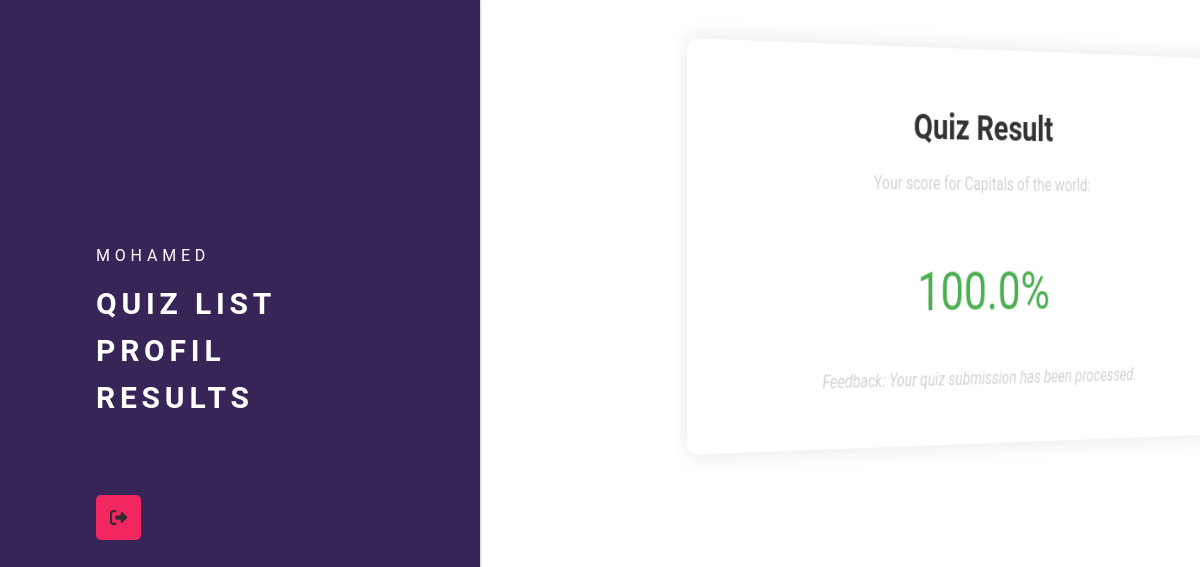
Page /quiz/2/result/ (signed in) on the committed database.
### quiz/models.py (models this page shows)
class Quiz(models.Model):
    title = models.CharField(max_length=255)
    description = models.TextField()
    duration = models.DurationField(null=True, blank=True)
    category = models.CharField(max_length=100)

class Result(models.Model):
    user = models.ForeignKey(User, on_delete=models.CASCADE)
    quiz = models.ForeignKey(Quiz, on_delete=models.CASCADE)
    score = models.FloatField()
    feedback = models.TextField()

### quiz/views.py (the view)
# urls.py: path('<int:quiz_id>/result/', result_view, name='result_view'),
def result_view(request, quiz_id):
    quiz = Quiz.objects.get(id=quiz_id)
    user_result = Result.objects.filter(user=request.user, quiz=quiz).first()  # Retrieve the first result
    score = None
    feedback = None
    if user_result:
        score = user_result.score
        feedback = user_result.feedback
    return render(request, 'quiz/result.html', {'quiz': quiz, 'score': score, 'feedback': feedback})

### quiz/templates/quiz/result.html (shortened to what this page needs)
{% load static %}
<!DOCTYPE html>
<html lang="en">
<head>
    <link rel="stylesheet" href="{% static 'quiz/css/result_style.css' %}">
    <link rel="stylesheet" href="{% static 'quiz/css/navbarstyle.css' %}">
</head>
<body class="body">
    {% include 'quiz/navbar.html' %}
    <div class="container">
        <div class="result-container">
            <h1 class="h1">Quiz Result</h1>
            {% if score is not None %}
                <p class="p">Your score for {{ quiz.title }}:</p>
                <p class="score">{{ score }}%</p>
                <p class="feedback">Feedback: {{ feedback }}</p>
            {% else %}
                <p>No results available.</p>
            {% endif %}
        </div>
    </div>
</body>
</html>

### quiz/templates/quiz/navbar.html (shortened to what this page needs)
{% load static %}
<div class="menu">
    <nav>
        <span class="user-info">{{ user.username }}</span>
        <ul id="ul">
            <li id="li" ><a href="{% url 'quiz_index' %}">Quiz List</a></li>
            <li id="li"><a href="">Profil</a></li>
            <li id="li"><a href="">Results</a></li>
            {% if user.is_authenticated %}
            <li id="li">
                <form action="{% url 'logout' %}" method="post">
                    <button type="submit" class="Btn">
                        <div class="sign">
                        </div>
                    </button>
                </form>
            </li>
            {% endif %}
        </ul>
    </nav>
</div>

### quiz/static/quiz/css/result_style.css (style rules this page uses)
.body { font-family: 'Roboto', sans-serif; margin: 0; padding: 0; color: #333; box-sizing: content-box; }
.result-container { max-width: 600px; margin: 50px auto; background-color: #fff; border-radius: 10px; box-shadow: 0 0 20px rgba(0, 0, 0, 0.1); padding: 30px; text-align: center; }
.h1 { color: #333; margin-bottom: 20px; }
.p { margin-bottom: 10px; }
.score { font-size: 48px; color: #4CAF50; margin-bottom: 30px; }
.feedback { font-style: italic; }

### quiz/static/quiz/css/navbarstyle.css (style rules this page uses)
.menu { position: fixed; height: 100vh; background: #382558; width: 10vw; box-shadow: 1px 0 2px rgba(0, 0, 0, .2); transition: 1s; }
.container { width: 90%; transition: 1s; color: #D2D2D0; max-width: 800px; margin: 0 auto; padding: 20px; }
nav { position: absolute; margin-top: 50%; left: -1000px; transition: .5s; }
nav #ul { color: white; text-transform: uppercase; list-style-type: none; padding: 0; }
nav #li { line-height: 2em; letter-spacing: .3em; margin-bottom: 10px; }
nav a { font-size: 30px; text-decoration: none; color: white; font-weight: 600; }
p { line-height: 1.5em; }
.user-info { color: white; text-transform: uppercase; list-style-type: none; line-height: 2em; letter-spacing: .3em; }
.Btn { --black: #000000; --ch-black: #141414; --eer-black: #1b1b1b; --night-rider: #2e2e2e; --white: #ffffff; --af-white: #f3f3f3; --ch-white: #e1e1e1; display: flex; align-items: center; justify-content: flex-start; width: 45px; height: 45px; border: none; border-radius: 5px; cursor: pointer; position: relative; overflow: hidden; transition-duration: .3s; background-color: #f32760; margin-top: 2cm; }
.sign { width: 150%; transition-duration: .3s; display: flex; align-items: center; justify-content: center; }
.sign svg { width: 17px; }

### rows in the picture
Quiz: title "Capitals of the world"
Result: score "100.0", feedback "Your quiz submission has been processed."

### other values in the picture
{{ user.username }} "MOHAMED"
